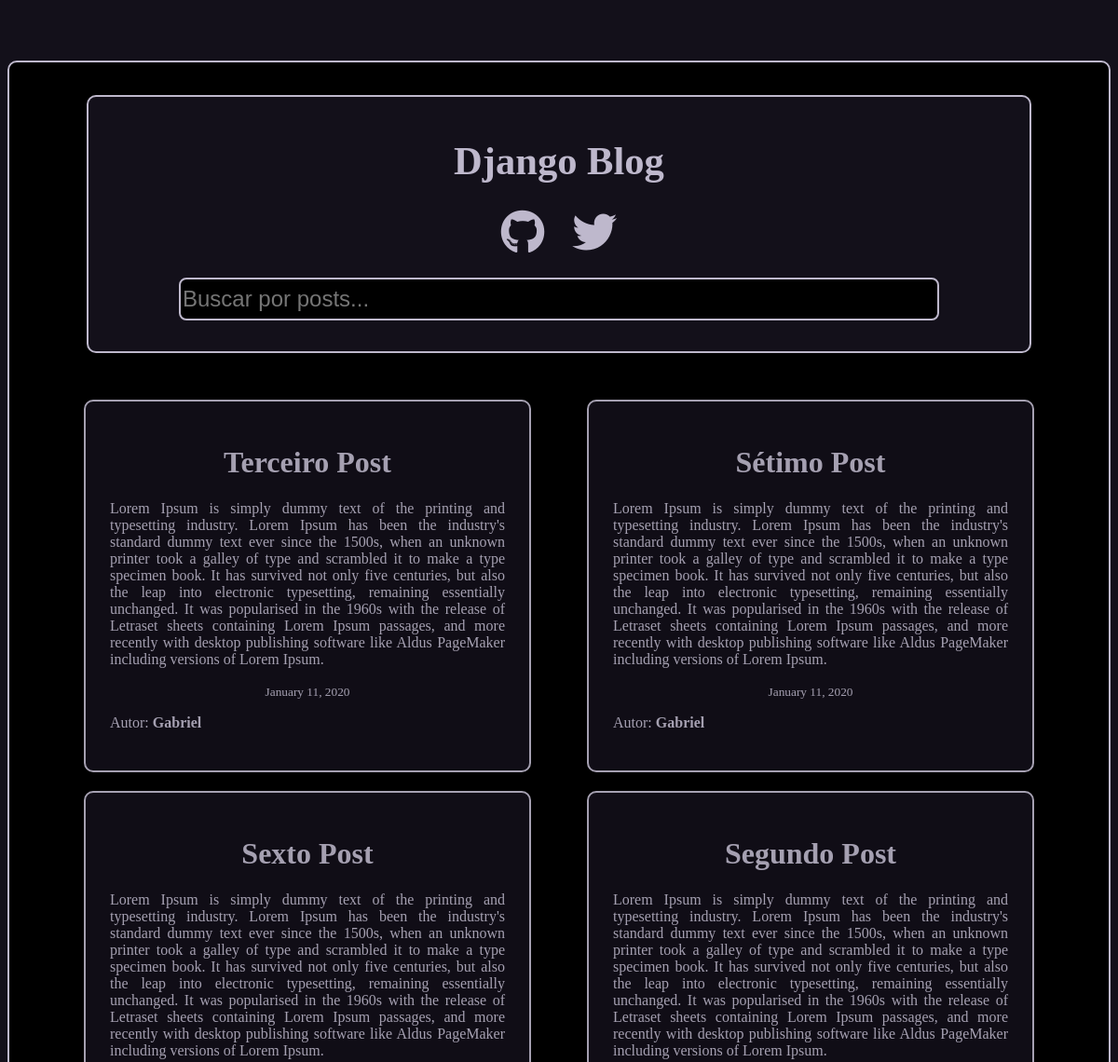
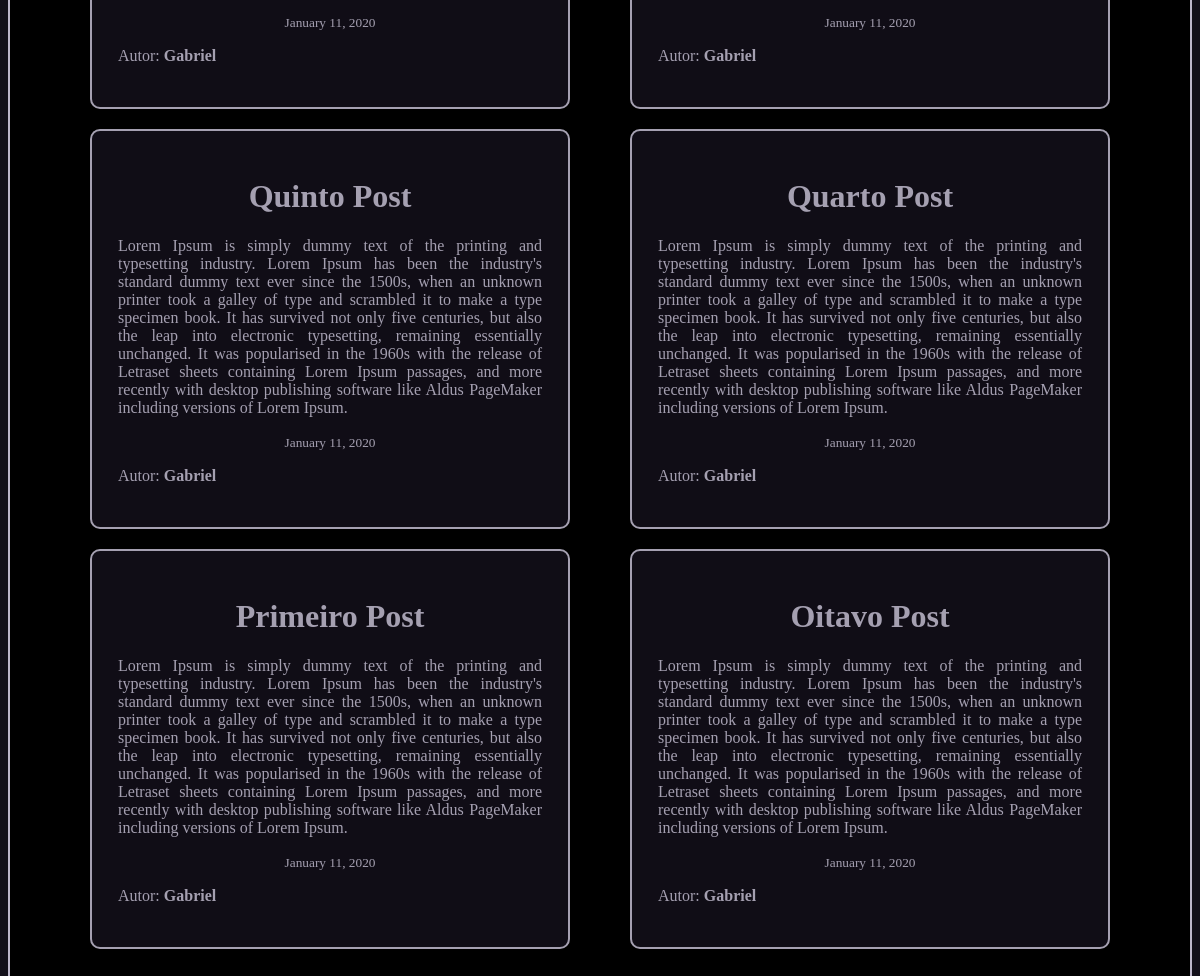
The app's page /search/ with its own data (2 pictures, top to bottom).
### blog/models.py (models this page shows, shortened)
class Post(models.Model):
	titulo = models.CharField(max_length=100)
	conteudo = models.TextField()
	data = models.DateTimeField(default=timezone.now)
	autor = models.CharField(max_length=100)

### blog/views.py (the view)
# urls.py: path('search/', views.search, name='search'),
def search(request):
    context = {}
    query = ""
    if request.GET:
        query = request.GET.get('q', '')
        context['query'] = str(query)
    posts = sorted(get_post_queryset(query), key=attrgetter('titulo'), reverse=True)
    context['posts'] = posts
    return render(request, 'blog/search.html', context)

### blog/views.py (called while the page is built)
def get_post_queryset(query=None):
    queryset = []
    queries = query.split(' ') # python install 2019 = ['python', 'install', '2019']
    for q in queries:
        posts = Post.objects.filter(Q(titulo__contains=q)| Q(conteudo__icontains=q) ).distinct()
        for post in posts:
            queryset.append(post)
    return list(set(queryset))

### blog/templates/blog/search.html (shortened to what this page needs)
{% extends "blog/base.html" %}
{% block content %}
	<div class="header">
		<a class="title" href="{% url 'blog-index' %}"><h1>Django Blog</h1></a>
		<div class="social">
		    <a href="https://github.com" target="_blank"><i class="fab fa-github fa-3x"></i></a>
		    <a href="https://twitter.com/" target="_blank"><i class="fab fa-twitter fa-3x"></i></a>
	    </div>
		<form action="{% url 'search' %}" method="GET">
		  	<input class="inpt" type="text" name="q" id="id_q" placeholder="Buscar por posts...">
		</form>
	</div>
	<div class="posts-container">
		{% for post in posts %}
		<div class="posts">
			<a class="post-title" href="{% url 'post-detail' post.id %}"><h1>{{ post.titulo }}</h1></a>
			<p>{{ post.conteudo }}</p>
			<small>{{ post.data|date:"F d, Y" }}</small>
			<p>Autor: <b>{{ post.autor }}</b></p>
		</div>
		{% endfor %}
	</div>
{% endblock content %}

### blog/templates/blog/base.html (shortened to what this page needs)
{% load static %}
<!DOCTYPE html>
<html>
<head>
    <link rel="stylesheet" type="text/css" href="{% static 'blog/style.css' %}">
</head>
<body>
	<div class="container">
		{% block content %}{% endblock content %}
	</div>
</body>
</html>

### blog/static/blog/style.css (style rules this page uses)
body { background-color: #13101a; color: #beb8cc; }
.container { margin: 65px auto; max-width: 1210px; padding: 35px; border: 2px solid #beb8cc; background-color: black; border-radius: 10px; }
p { text-align: justify; }
.title, form { text-align: center; }
.title { font-size: 1.33rem; margin-bottom: 30px; margin-top: 15px; color: #beb8cc; text-decoration: none; }
.posts-container { list-style-type: none; margin-left: 0; margin-top: 30px; margin-bottom: 10px; display: grid; grid-template-columns: repeat(auto-fill, minmax(400px, 2fr)); grid-template-rows: auto; justify-content: space-evenly; padding: 20px; grid-column-gap: 10px; overflow-x: hidden; text-align: center; box-shadow: 3.6px 3.6px 3.6px 3.6px rgba(0,0,0,.7); }
.posts { border: 2px solid #beb8cc; display: block; width: 80%; padding: 26px; margin: auto; margin-bottom: 20px; opacity: 0.87; background-color: #13101a; border-radius: 10px; }
.post-title { color: #beb8cc; text-decoration: none; font-weight: bold; }
.header { display: block; margin: auto; background-color: #13101a; border: 2px solid #beb8cc; padding: 15px 0 25px 0; width: 91%; border-radius: 10px; }
input { margin-top: 8px; margin-bottom: 8px; width: 80%; height: 40px; border: 2px solid #beb8cc; background-color: black; color: #beb8cc; border-radius: 8px; font-size: 24px; }
.social { text-align: center; margin-bottom: 17px; }
i { color: #beb8cc; margin-left: 13px; margin-right: 13px; }

### records on screen
Post: titulo "Terceiro Post", conteudo "Lorem Ipsum is simply dummy text of the printing and typesetting industry. Lorem Ipsum has been the industry's standard dummy text ever since the 1500s, when an unknown printer took a galley of type and scrambled it to make a type specimen book. It has survived not only five centuries, but also the leap into electronic typesetting, remaining essentially unchanged. It was popularised in the 1960s with the release of Letraset sheets containing Lorem Ipsum passages, and more recently with desktop publishing software like Aldus PageMaker including versions of Lorem Ipsum.", data "January 11, 2020", autor "Gabriel"
Post: titulo "Sétimo Post", conteudo "Lorem Ipsum is simply dummy text of the printing and typesetting industry. Lorem Ipsum has been the industry's standard dummy text ever since the 1500s, when an unknown printer took a galley of type and scrambled it to make a type specimen book. It has survived not only five centuries, but also the leap into electronic typesetting, remaining essentially unchanged. It was popularised in the 1960s with the release of Letraset sheets containing Lorem Ipsum passages, and more recently with desktop publishing software like Aldus PageMaker including versions of Lorem Ipsum.", data "January 11, 2020", autor "Gabriel"
Post: titulo "Sexto Post", conteudo "Lorem Ipsum is simply dummy text of the printing and typesetting industry. Lorem Ipsum has been the industry's standard dummy text ever since the 1500s, when an unknown printer took a galley of type and scrambled it to make a type specimen book. It has survived not only five centuries, but also the leap into electronic typesetting, remaining essentially unchanged. It was popularised in the 1960s with the release of Letraset sheets containing Lorem Ipsum passages, and more recently with desktop publishing software like Aldus PageMaker including versions of Lorem Ipsum.", data "January 11, 2020", autor "Gabriel"
Post: titulo "Segundo Post", conteudo "Lorem Ipsum is simply dummy text of the printing and typesetting industry. Lorem Ipsum has been the industry's standard dummy text ever since the 1500s, when an unknown printer took a galley of type and scrambled it to make a type specimen book. It has survived not only five centuries, but also the leap into electronic typesetting, remaining essentially unchanged. It was popularised in the 1960s with the release of Letraset sheets containing Lorem Ipsum passages, and more recently with desktop publishing software like Aldus PageMaker including versions of Lorem Ipsum.", data "January 11, 2020", autor "Gabriel"
Post: titulo "Quinto Post", conteudo "Lorem Ipsum is simply dummy text of the printing and typesetting industry. Lorem Ipsum has been the industry's standard dummy text ever since the 1500s, when an unknown printer took a galley of type and scrambled it to make a type specimen book. It has survived not only five centuries, but also the leap into electronic typesetting, remaining essentially unchanged. It was popularised in the 1960s with the release of Letraset sheets containing Lorem Ipsum passages, and more recently with desktop publishing software like Aldus PageMaker including versions of Lorem Ipsum.", data "January 11, 2020", autor "Gabriel"
Post: titulo "Quarto Post", conteudo "Lorem Ipsum is simply dummy text of the printing and typesetting industry. Lorem Ipsum has been the industry's standard dummy text ever since the 1500s, when an unknown printer took a galley of type and scrambled it to make a type specimen book. It has survived not only five centuries, but also the leap into electronic typesetting, remaining essentially unchanged. It was popularised in the 1960s with the release of Letraset sheets containing Lorem Ipsum passages, and more recently with desktop publishing software like Aldus PageMaker including versions of Lorem Ipsum.", data "January 11, 2020", autor "Gabriel"
Post: titulo "Primeiro Post", conteudo "Lorem Ipsum is simply dummy text of the printing and typesetting industry. Lorem Ipsum has been the industry's standard dummy text ever since the 1500s, when an unknown printer took a galley of type and scrambled it to make a type specimen book. It has survived not only five centuries, but also the leap into electronic typesetting, remaining essentially unchanged. It was popularised in the 1960s with the release of Letraset sheets containing Lorem Ipsum passages, and more recently with desktop publishing software like Aldus PageMaker including versions of Lorem Ipsum.", data "January 11, 2020", autor "Gabriel"
Post: titulo "Oitavo Post", conteudo "Lorem Ipsum is simply dummy text of the printing and typesetting industry. Lorem Ipsum has been the industry's standard dummy text ever since the 1500s, when an unknown printer took a galley of type and scrambled it to make a type specimen book. It has survived not only five centuries, but also the leap into electronic typesetting, remaining essentially unchanged. It was popularised in the 1960s with the release of Letraset sheets containing Lorem Ipsum passages, and more recently with desktop publishing software like Aldus PageMaker including versions of Lorem Ipsum.", data "January 11, 2020", autor "Gabriel"
